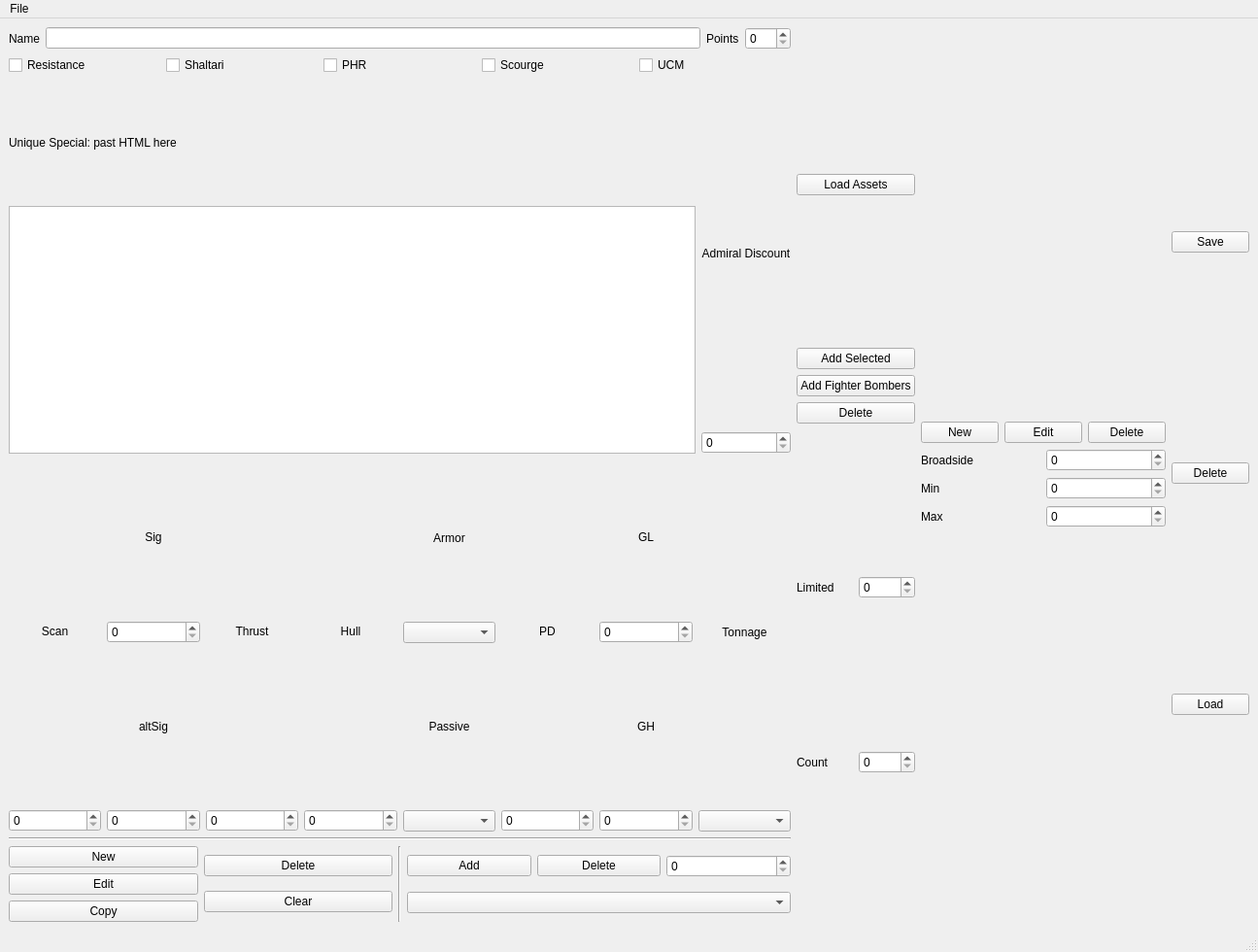
<?xml version="1.0" encoding="UTF-8"?>
<ui version="4.0">
 <class>Shipyard</class>
 <widget class="QMainWindow" name="Shipyard">
  <property name="geometry">
   <rect>
    <x>0</x>
    <y>0</y>
    <width>1295</width>
    <height>980</height>
   </rect>
  </property>
  <property name="windowTitle">
   <string>Shipyard</string>
  </property>
  <widget class="QWidget" name="centralwidget">
   <layout class="QGridLayout" name="gridLayout">
    <item row="0" column="0">
     <layout class="QHBoxLayout" name="horizontalLayout">
      <item>
       <layout class="QVBoxLayout" name="verticalLayout_5" stretch="1,1,1,1,0,4">
        <item>
         <layout class="QVBoxLayout" name="statBox">
          <item>
           <layout class="QHBoxLayout" name="horizontalLayout_9">
            <item>
             <widget class="QLabel" name="label_4">
              <property name="text">
               <string>Name</string>
              </property>
             </widget>
            </item>
            <item>
             <widget class="QLineEdit" name="nameEdit"/>
            </item>
            <item>
             <widget class="QLabel" name="label_5">
              <property name="text">
               <string>Points</string>
              </property>
             </widget>
            </item>
            <item>
             <widget class="QSpinBox" name="pointsSpin">
              <property name="maximum">
               <number>999</number>
              </property>
             </widget>
            </item>
           </layout>
          </item>
         </layout>
        </item>
        <item>
         <layout class="QHBoxLayout" name="horizontalLayout_2">
          <item>
           <widget class="QCheckBox" name="resistanceCheck">
            <property name="text">
             <string>Resistance</string>
            </property>
           </widget>
          </item>
          <item>
           <widget class="QCheckBox" name="shaltariCheck">
            <property name="text">
             <string>Shaltari</string>
            </property>
           </widget>
          </item>
          <item>
           <widget class="QCheckBox" name="phrCheck">
            <property name="text">
             <string>PHR</string>
            </property>
           </widget>
          </item>
          <item>
           <widget class="QCheckBox" name="scourgeCheck">
            <property name="text">
             <string>Scourge</string>
            </property>
           </widget>
          </item>
          <item>
           <widget class="QCheckBox" name="ucmCheck">
            <property name="text">
             <string>UCM</string>
            </property>
           </widget>
          </item>
         </layout>
        </item>
        <item>
         <layout class="QHBoxLayout" name="horizontalLayout_14">
          <item>
           <layout class="QVBoxLayout" name="verticalLayout_4" stretch="1,2">
            <property name="spacing">
             <number>2</number>
            </property>
            <item>
             <widget class="QLabel" name="label_20">
              <property name="text">
               <string>Unique Special: past HTML here</string>
              </property>
             </widget>
            </item>
            <item>
             <widget class="QTextEdit" name="uniqueSpecialTextBox"/>
            </item>
           </layout>
          </item>
          <item>
           <layout class="QVBoxLayout" name="verticalLayout_3">
            <item>
             <widget class="QLabel" name="label_18">
              <property name="text">
               <string>Admiral Discount</string>
              </property>
              <property name="alignment">
               <set>Qt::AlignCenter</set>
              </property>
             </widget>
            </item>
            <item>
             <widget class="QSpinBox" name="admiralDiscountSpin">
              <property name="maximum">
               <number>5</number>
              </property>
             </widget>
            </item>
           </layout>
          </item>
         </layout>
        </item>
        <item>
         <layout class="QHBoxLayout" name="attrBox">
          <item>
           <layout class="QVBoxLayout" name="verticalLayout_2">
            <item>
             <widget class="QLabel" name="label_6">
              <property name="text">
               <string>Scan</string>
              </property>
              <property name="alignment">
               <set>Qt::AlignCenter</set>
              </property>
             </widget>
            </item>
            <item>
             <widget class="QSpinBox" name="scanSpin"/>
            </item>
           </layout>
          </item>
          <item>
           <layout class="QVBoxLayout" name="verticalLayout_11">
            <item>
             <widget class="QLabel" name="label_13">
              <property name="text">
               <string>Sig</string>
              </property>
              <property name="alignment">
               <set>Qt::AlignCenter</set>
              </property>
             </widget>
            </item>
            <item>
             <widget class="QSpinBox" name="sigSpin"/>
            </item>
            <item>
             <widget class="QLabel" name="label_19">
              <property name="text">
               <string>altSig</string>
              </property>
              <property name="alignment">
               <set>Qt::AlignCenter</set>
              </property>
             </widget>
            </item>
            <item>
             <widget class="QSpinBox" name="altSig_spin"/>
            </item>
           </layout>
          </item>
          <item>
           <layout class="QVBoxLayout" name="verticalLayout_10">
            <item>
             <widget class="QLabel" name="label_12">
              <property name="text">
               <string>Thrust</string>
              </property>
              <property name="alignment">
               <set>Qt::AlignCenter</set>
              </property>
             </widget>
            </item>
            <item>
             <widget class="QSpinBox" name="thrustSpin"/>
            </item>
           </layout>
          </item>
          <item>
           <layout class="QVBoxLayout" name="verticalLayout_9">
            <item>
             <widget class="QLabel" name="label_11">
              <property name="text">
               <string>Hull</string>
              </property>
              <property name="alignment">
               <set>Qt::AlignCenter</set>
              </property>
             </widget>
            </item>
            <item>
             <widget class="QSpinBox" name="hullSpin"/>
            </item>
           </layout>
          </item>
          <item>
           <layout class="QVBoxLayout" name="verticalLayout_8">
            <item>
             <widget class="QLabel" name="label_10">
              <property name="text">
               <string>Armor</string>
              </property>
              <property name="alignment">
               <set>Qt::AlignCenter</set>
              </property>
             </widget>
            </item>
            <item>
             <widget class="QComboBox" name="armorCombo"/>
            </item>
            <item>
             <widget class="QLabel" name="label_16">
              <property name="text">
               <string>Passive</string>
              </property>
              <property name="alignment">
               <set>Qt::AlignCenter</set>
              </property>
             </widget>
            </item>
            <item>
             <widget class="QComboBox" name="passiveCombo"/>
            </item>
           </layout>
          </item>
          <item>
           <layout class="QVBoxLayout" name="verticalLayout_6">
            <item>
             <widget class="QLabel" name="label_9">
              <property name="text">
               <string>PD</string>
              </property>
              <property name="alignment">
               <set>Qt::AlignCenter</set>
              </property>
             </widget>
            </item>
            <item>
             <widget class="QSpinBox" name="pdSpin"/>
            </item>
           </layout>
          </item>
          <item>
           <layout class="QVBoxLayout" name="verticalLayout_12">
            <item>
             <widget class="QLabel" name="label_14">
              <property name="text">
               <string>GL</string>
              </property>
              <property name="alignment">
               <set>Qt::AlignCenter</set>
              </property>
             </widget>
            </item>
            <item>
             <widget class="QSpinBox" name="glSpin"/>
            </item>
            <item>
             <widget class="QLabel" name="label_17">
              <property name="text">
               <string>GH</string>
              </property>
              <property name="alignment">
               <set>Qt::AlignCenter</set>
              </property>
             </widget>
            </item>
            <item>
             <widget class="QSpinBox" name="ghSpin"/>
            </item>
           </layout>
          </item>
          <item>
           <layout class="QVBoxLayout" name="verticalLayout_13">
            <item>
             <widget class="QLabel" name="label_15">
              <property name="text">
               <string>Tonnage</string>
              </property>
              <property name="alignment">
               <set>Qt::AlignCenter</set>
              </property>
             </widget>
            </item>
            <item>
             <widget class="QComboBox" name="tonnageCombo"/>
            </item>
           </layout>
          </item>
         </layout>
        </item>
        <item>
         <widget class="Line" name="line">
          <property name="orientation">
           <enum>Qt::Horizontal</enum>
          </property>
         </widget>
        </item>
        <item>
         <layout class="QHBoxLayout" name="periBox">
          <item>
           <layout class="QVBoxLayout" name="weaponBox" stretch="1,3">
            <item>
             <layout class="QHBoxLayout" name="horizontalLayout_3">
              <item>
               <layout class="QVBoxLayout" name="verticalLayout_15">
                <item>
                 <widget class="QPushButton" name="newWeaponButton">
                  <property name="text">
                   <string>New</string>
                  </property>
                 </widget>
                </item>
                <item>
                 <widget class="QPushButton" name="editWeaponButton">
                  <property name="text">
                   <string>Edit</string>
                  </property>
                 </widget>
                </item>
                <item>
                 <widget class="QPushButton" name="copyWeaponButton">
                  <property name="text">
                   <string>Copy</string>
                  </property>
                 </widget>
                </item>
               </layout>
              </item>
              <item>
               <layout class="QVBoxLayout" name="verticalLayout_16">
                <item>
                 <widget class="QPushButton" name="deleteWeaponButton">
                  <property name="text">
                   <string>Delete</string>
                  </property>
                 </widget>
                </item>
                <item>
                 <widget class="QPushButton" name="clearWeaponsButton">
                  <property name="text">
                   <string>Clear</string>
                  </property>
                 </widget>
                </item>
               </layout>
              </item>
             </layout>
            </item>
            <item>
             <layout class="QVBoxLayout" name="weaponRosterLayout"/>
            </item>
           </layout>
          </item>
          <item>
           <widget class="Line" name="line_3">
            <property name="orientation">
             <enum>Qt::Vertical</enum>
            </property>
           </widget>
          </item>
          <item>
           <layout class="QVBoxLayout" name="specialBox" stretch="2,1,4">
            <item>
             <layout class="QHBoxLayout" name="horizontalLayout_8">
              <item>
               <widget class="QPushButton" name="addSpecialButton">
                <property name="text">
                 <string>Add</string>
                </property>
               </widget>
              </item>
              <item>
               <widget class="QPushButton" name="deleteSpecialCombo">
                <property name="text">
                 <string>Delete</string>
                </property>
               </widget>
              </item>
              <item>
               <widget class="QSpinBox" name="specialNumSpin"/>
              </item>
             </layout>
            </item>
            <item>
             <widget class="QComboBox" name="specialSelectCombo"/>
            </item>
            <item>
             <layout class="QVBoxLayout" name="specialLayout"/>
            </item>
           </layout>
          </item>
         </layout>
        </item>
       </layout>
      </item>
      <item>
       <layout class="QVBoxLayout" name="launchBox">
        <item>
         <widget class="QPushButton" name="loadLaunchAssetsButton">
          <property name="text">
           <string>Load Assets</string>
          </property>
         </widget>
        </item>
        <item>
         <layout class="QHBoxLayout" name="launchAssetLayout"/>
        </item>
        <item>
         <layout class="QVBoxLayout" name="verticalLayout_14">
          <item>
           <widget class="QPushButton" name="launchAddButton">
            <property name="text">
             <string>Add Selected</string>
            </property>
           </widget>
          </item>
          <item>
           <widget class="QPushButton" name="launchAddSCButton">
            <property name="text">
             <string>Add Fighter Bombers</string>
            </property>
           </widget>
          </item>
          <item>
           <widget class="QPushButton" name="launchDeleteButton">
            <property name="text">
             <string>Delete</string>
            </property>
           </widget>
          </item>
         </layout>
        </item>
        <item>
         <layout class="QHBoxLayout" name="horizontalLayout_13">
          <item>
           <widget class="QLabel" name="label_7">
            <property name="text">
             <string>Limited</string>
            </property>
           </widget>
          </item>
          <item>
           <widget class="QSpinBox" name="limitedSpin"/>
          </item>
         </layout>
        </item>
        <item>
         <layout class="QHBoxLayout" name="horizontalLayout_11">
          <item>
           <widget class="QLabel" name="label_8">
            <property name="text">
             <string>Count</string>
            </property>
           </widget>
          </item>
          <item>
           <widget class="QSpinBox" name="launchQuantitySpin"/>
          </item>
         </layout>
        </item>
        <item>
         <layout class="QVBoxLayout" name="launchProfileLayout"/>
        </item>
       </layout>
      </item>
      <item>
       <layout class="QVBoxLayout" name="optionBox">
        <item>
         <layout class="QVBoxLayout" name="verticalLayout_7">
          <item>
           <layout class="QHBoxLayout" name="horizontalLayout_4">
            <item>
             <widget class="QPushButton" name="newOptionButton">
              <property name="text">
               <string>New</string>
              </property>
             </widget>
            </item>
            <item>
             <widget class="QPushButton" name="editOptionButton">
              <property name="text">
               <string>Edit</string>
              </property>
             </widget>
            </item>
            <item>
             <widget class="QPushButton" name="deleteOptionButton">
              <property name="text">
               <string>Delete</string>
              </property>
             </widget>
            </item>
           </layout>
          </item>
          <item>
           <layout class="QHBoxLayout" name="horizontalLayout_7">
            <item>
             <widget class="QLabel" name="label_3">
              <property name="text">
               <string>Broadside</string>
              </property>
             </widget>
            </item>
            <item>
             <widget class="QSpinBox" name="maxBroadsideSpin"/>
            </item>
           </layout>
          </item>
          <item>
           <layout class="QHBoxLayout" name="horizontalLayout_6">
            <item>
             <widget class="QLabel" name="label_2">
              <property name="text">
               <string>Min</string>
              </property>
             </widget>
            </item>
            <item>
             <widget class="QSpinBox" name="minOptionsSpin"/>
            </item>
           </layout>
          </item>
          <item>
           <layout class="QHBoxLayout" name="horizontalLayout_5">
            <item>
             <widget class="QLabel" name="label">
              <property name="text">
               <string>Max</string>
              </property>
             </widget>
            </item>
            <item>
             <widget class="QSpinBox" name="maxOptionsSpin"/>
            </item>
           </layout>
          </item>
         </layout>
        </item>
        <item>
         <layout class="QVBoxLayout" name="optionLayout"/>
        </item>
       </layout>
      </item>
      <item>
       <layout class="QVBoxLayout" name="verticalLayout">
        <item>
         <widget class="QPushButton" name="saveShipButton">
          <property name="text">
           <string>Save</string>
          </property>
         </widget>
        </item>
        <item>
         <widget class="QPushButton" name="deleteShipButton">
          <property name="text">
           <string>Delete</string>
          </property>
         </widget>
        </item>
        <item>
         <widget class="QPushButton" name="loadShipButton">
          <property name="text">
           <string>Load</string>
          </property>
         </widget>
        </item>
        <item>
         <layout class="QVBoxLayout" name="shipRosterLayout"/>
        </item>
       </layout>
      </item>
     </layout>
    </item>
   </layout>
  </widget>
  <widget class="QMenuBar" name="menubar">
   <property name="geometry">
    <rect>
     <x>0</x>
     <y>0</y>
     <width>1295</width>
     <height>26</height>
    </rect>
   </property>
   <widget class="QMenu" name="menuFile">
    <property name="title">
     <string>File</string>
    </property>
    <addaction name="separator"/>
    <addaction name="separator"/>
    <addaction name="separator"/>
    <addaction name="separator"/>
    <addaction name="actionLoad"/>
    <addaction name="actionSave"/>
   </widget>
   <addaction name="menuFile"/>
  </widget>
  <widget class="QStatusBar" name="statusbar"/>
  <action name="actionLoad">
   <property name="text">
    <string>Load</string>
   </property>
  </action>
  <action name="actionSave">
   <property name="text">
    <string>Save</string>
   </property>
  </action>
 </widget>
 <resources/>
 <connections/>
</ui>
